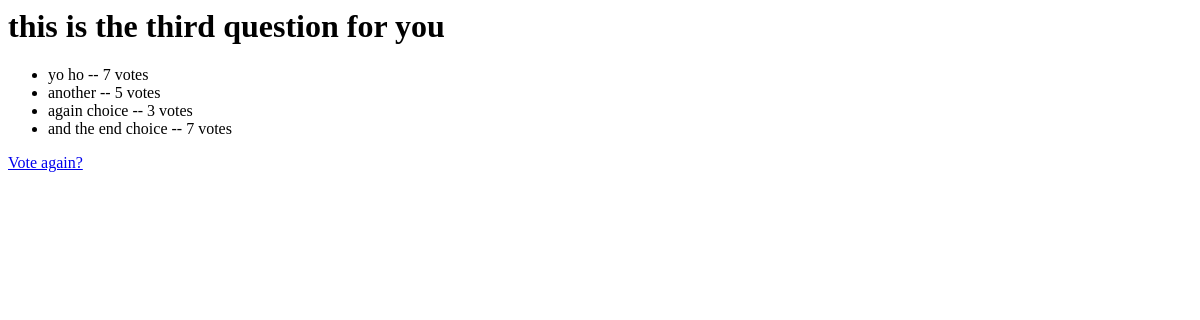
/polls/3/results/, run on an earlier commit of the app's database.
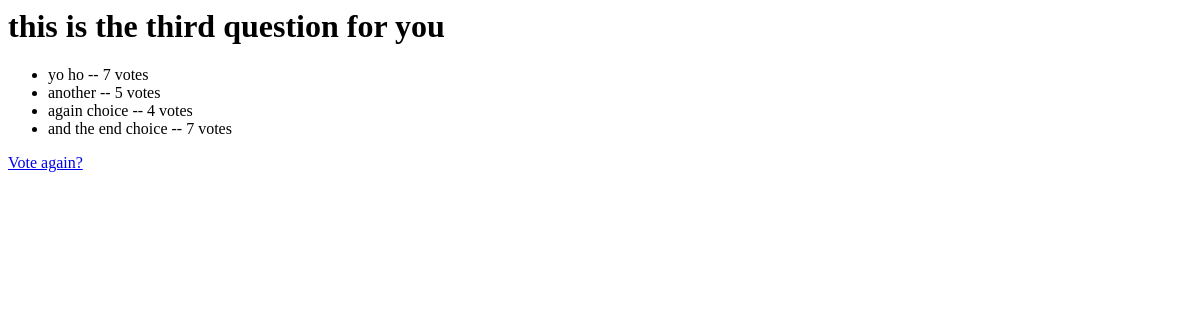
And on a later commit of the database.
### polls/models.py (models this page shows, shortened)
class Choice(models.Model):
    question = models.ForeignKey('Question', on_delete=models.CASCADE)
    text = models.CharField(max_length=200, verbose_name='choice')
    vote = models.IntegerField(default=0)

### polls/views.py (the view)
# urls.py: path("<int:pk>/results/", views.ResultDetailView.as_view(), name="results"),
class ResultDetailView(generic.DetailView):
    model = models.Question
    template_name = "polls/result.html"
    def get_queryset(self):
        return models.Question.objects.filter(pub_date__lte=timezone.now()).exclude(choice__isnull=True)

### polls/templates/polls/result.html
<h1>{{ question.text }}</h1>
<ul>
{% for choice in question.choice_set.all %}
    <li>{{ choice.text }} -- {{ choice.vote }} vote{{ choice.vote|pluralize }}</li>
{% endfor %}
</ul>
<a href="{% url 'polls:detail' question.id %}">Vote again?</a>

What changed in the data, as far as the page shows it:
changed Choice "again choice": vote "3" → "4"
